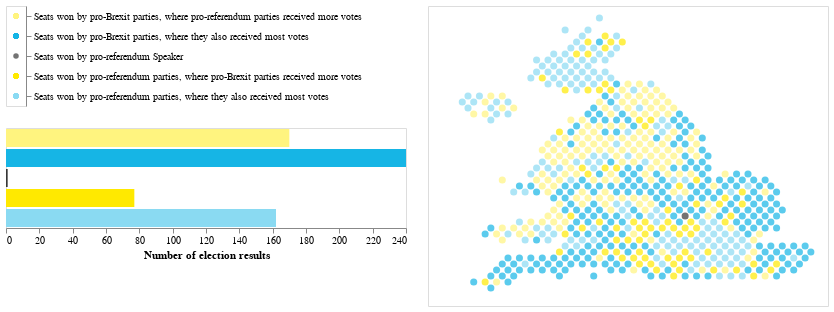

Write notebook code for a chart like this one.
### Code cell
# Combine the legend and bars together
alt.vconcat(legend, bars) | hexmap

### Figure 1 — Vega-Lite specification as saved in the notebook (floating-point values rounded to 4 significant figures; data arrays with more than 128 entries replaced by an {"elided": "..."} marker saying what was removed)
{"config": {"view": {"continuousWidth": 400, "continuousHeight": 300}}, "hconcat": [{"vconcat": [{"mark": "circle", "encoding": {"color": {"type": "nominal", "field": "result", "legend": null, "scale": {"domain": ["Seats won by pro-Brexit parties, where they also received most votes", "Seats won by pro-Brexit parties, where pro-referendum parties received more votes", "Seats won by pro-referendum parties, where they also received most votes", "Seats won by pro-referendum parties, where pro-Brexit parties received more votes", "Seats won by pro-referendum Speaker"], "range": ["#16B5E5", "#FFF47F", "#8ADAF2", "#FFE900", "#373737"]}}, "y": {"type": "nominal", "axis": {"labelLimit": 0, "orient": "right", "title": null}, "field": "result"}}, "selection": {"selector002": {"type": "single", "empty": "all", "fields": ["result"]}}}, {"mark": "bar", "encoding": {"color": {"condition": {"type": "nominal", "field": "result", "legend": null, "scale": {"domain": ["Seats won by pro-Brexit parties, where they also received most votes", "Seats won by pro-Brexit parties, where pro-referendum parties received more votes", "Seats won by pro-referendum parties, where they also received most votes", "Seats won by pro-referendum parties, where pro-Brexit parties received more votes", "Seats won by pro-referendum Speaker"], "range": ["#16B5E5", "#FFF47F", "#8ADAF2", "#FFE900", "#373737"]}, "selection": "selector002"}, "value": "white"}, "x": {"type": "quantitative", "aggregate": "count", "axis": {"grid": false}, "title": "Number of election results"}, "y": {"type": "nominal", "axis": null, "field": "result"}}, "selection": {"selector002": {"type": "single", "empty": "all", "fields": ["result"]}}}]}, {"mark": "circle", "encoding": {"color": {"condition": {"type": "nominal", "field": "result", "legend": null, "scale": {"domain": ["Seats won by pro-Brexit parties, where they also received most votes", "Seats won by pro-Brexit parties, where pro-referendum parties received more votes", "Seats won by pro-referendum parties, where they also received most votes", "Seats won by pro-referendum parties, where pro-Brexit parties received more votes", "Seats won by pro-referendum Speaker"], "range": ["#16B5E5", "#FFF47F", "#8ADAF2", "#FFE900", "#373737"]}, "selection": "selector002"}, "value": "white"}, "size": {"value": 50}, "tooltip": [{"type": "nominal", "field": "constituency"}, {"type": "nominal", "field": "Remain %"}, {"type": "nominal", "field": "Leave %"}], "x": {"type": "quantitative", "axis": null, "field": "q"}, "y": {"type": "quantitative", "axis": null, "field": "r"}}, "selection": {"selector003": {"type": "interval", "bind": "scales", "encodings": ["x", "y"]}, "selector002": {"type": "single", "empty": "all", "fields": ["result"]}}}], "data": {"name": "data-701acef6306c0a97495d3feac02f361e"}, "$schema": "https://vega.github.io/schema/vega-lite/v4.8.1.json", "datasets": {"data-701acef6306c0a97495d3feac02f361e": {"elided": "650 records"}}}
